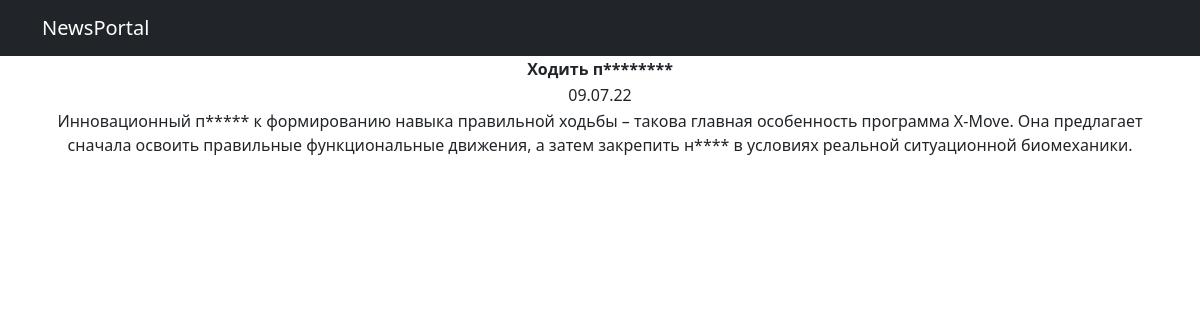
The app's page /posts/5 with its own data.
### news/models.py (models this page shows, shortened)
class Post(models.Model):
    author = models.ForeignKey(Author, on_delete=models.CASCADE)
    date = models.DateTimeField(auto_now_add=True)
    post = models.CharField(max_length=3, choices=POST_LIST)
    title = models.CharField(max_length=255)
    content = models.TextField(default='SomeText...')
    rating = models.IntegerField(default=0)
    category = models.ManyToManyField(Category, through='PostCategory')

### news/views.py (the view)
# urls.py: path('<int:pk>', PostDetail.as_view()),
class PostDetail(DetailView):
    model = Post
    template_name = 'post.html'
    context_object_name = 'post'

### news/templatetags/custom_filters.py (called while the page is built)
@register.filter()
def censor(value):
    content_list = value.split()
    new_content_list = ''
    for i in content_list:
        for j in range(len(check_list)):
            if i == check_list[j]:
                i = i[0] + '*' * (len(i) - 1)
        new_content_list += i + ' '
    return f'{new_content_list}'

### templates/post.html (shortened to what this page needs)
{% extends 'flatpages/default.html' %}
{% load custom_filters%}
{% block content %}
<table>
    <tr><td><strong>{{ post.title|censor }}</strong></td></h1></tr>
    <tr><td>{{ post.date|date:'d.m.y'}}</td></tr>
    <tr><td>{{ post.content|censor }}</td></tr>
</table>
{% endblock content %}

### records on screen
Post: title|censor "Ходить п********", date "09.07.22", content|censor "Инновационный п***** к формированию навыка правильной ходьбы – такова главная особенность программа X-Move. Она предлагает сначала освоить правильные функциональные движения, а затем закрепить н**** в условиях реальной ситуационной биомеханики."
